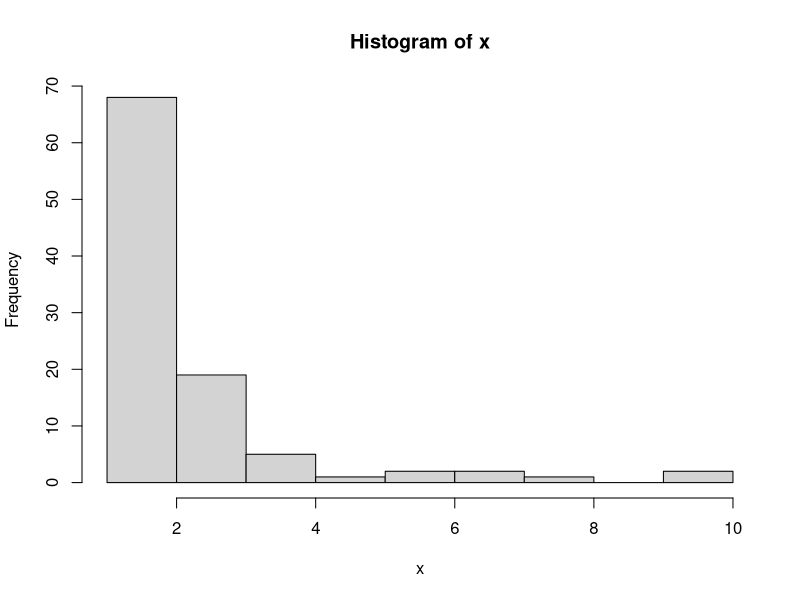

This figure's R source:
## Tokeshi method
shape <- 1 # set to 1 for unimodal left, 2 for unimodal right, 3 for bimodal

S <- 100
N <- 100
l <- 10
h <- 0.1

if (shape==1) {
  x <- sample(1:N, S, replace=T, prob=exp(-(1:N)/l))  
} else if (shape==2) {
  x <- sample(1:N, S, replace=T, prob=exp((1:N)/l))  
} else if (shape==3) {
  x <- c(sample(1:N, S/2, replace=T, prob=exp(-(1:N)/l)),
         sample(1:N, S/2, replace=T, prob=exp((1:N)/l)))
}

x <- x/max(x)
x <- as.numeric((cut(x, breaks=seq(0,1,by=h))))
hist(x)

x <- table(x)

P <- c()
for (i in 1:length(x)) {
  p <- 0
  for (j in x[i]:S) {
    bc <- factorial(S) / (factorial(j) * factorial(S-j))
    p <- p + (bc * (h^j) * ((1-h)^(S-j)))
  }
  P[i] <- p
}
P
P[1] < 0.05
P[length(P)] < 0.05

